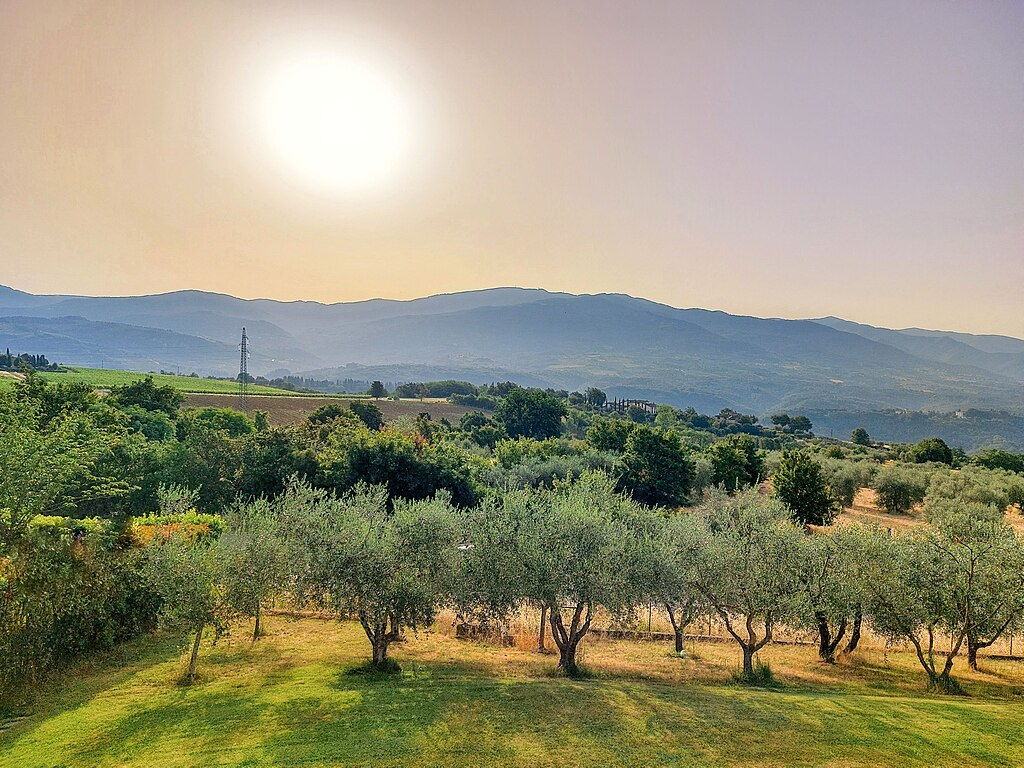
#> input picture Sashank_240725/week2_assignment/image.jpg, 1024 x 768 px, found by its file name
$ jupyter execute Assignment2_Utham_240280.ipynb   (text cells are left out)
#> lines starting #> are read from the running program, lines starting #| are printed output that depends on the picture; after the words box and inside, x2 and y2 are one past the last pixel; in counts of white or black regions, pixels touching at a corner belong together
[cell 1]
# Write your code here.
import cv2
import numpy as np

img = cv2.imread('image.jpg')
#> img is the input picture: shape (768, 1024, 3); mean B, G, R 121.2, 146.6, 149.9
img = cv2.resize(img, (800, 600))
#> img: shape (600, 800, 3)
gray_img = cv2.cvtColor(img, cv2.COLOR_BGR2GRAY)
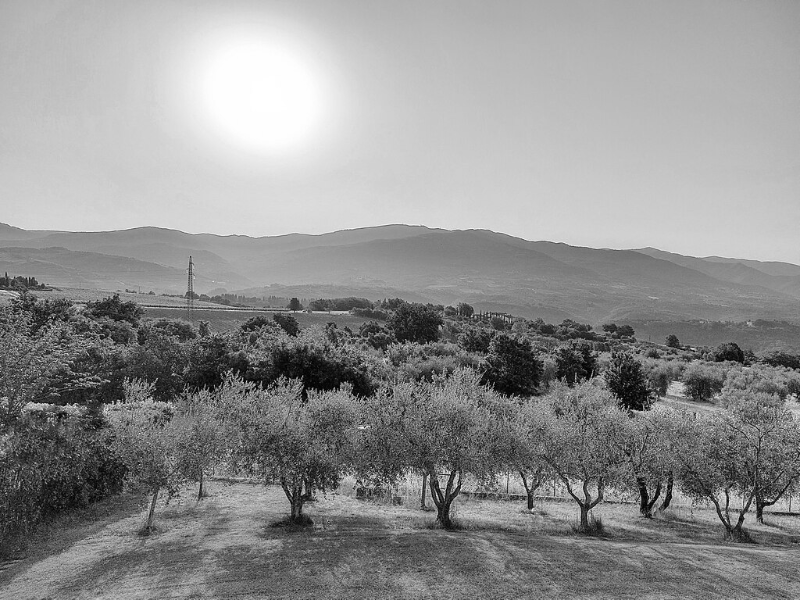
#> gray_img: shape (600, 800); min 1, max 255, mean 144.6
cv2.imwrite('C:/Users/Naveen/Winter Project - VisionCraft/VisionCraft-TheWinter-Challenge/BoddupallyUthamTejaSree_240280/output_gray.jpg', gray_img)
#> Out = True

[cell 2]
# Write your code here.
import cv2
import numpy as np

img = cv2.imread('image.jpg')
img = cv2.resize(img, (800, 600))
gray_img = cv2.cvtColor(img, cv2.COLOR_BGR2GRAY)
cv2.imwrite('C:/Users/Naveen/Winter Project - VisionCraft/VisionCraft-TheWinter-Challenge/BoddupallyUthamTejaSree_240280/output_gray.jpg', gray_img)
#> Out = True

[cell 3]
# Write your code here.
vid = cv2.VideoCapture(0)

frame_count = 0
while True:
    ret, frame = vid.read()
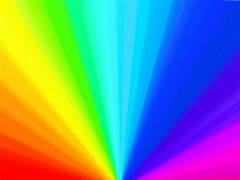
#> input picture BoddupallyUthamTejaSree_240280/Week 2/colourful.jpg, 240 x 180 px, given in place of the camera
#> frame is the input picture: shape (180, 240, 3); mean B, G, R 148.5, 141, 113.2
    frame_count += 1
    cv2.imshow('Video frame', frame)

    if frame_count % 30 == 0:
        filename = f'frames/frame_{frame_count}.jpg'
        cv2.imwrite(filename, frame)
        print(f'Saved {filename}')
    if cv2.waitKey(1) & 0xFF == ord('q'):
#> (key q is pressed here)
        break

vid.release()
cv2.destroyAllWindows()

[cell 4]
 # Write your code here.
center = (img.shape[1] // 2, img.shape[0] // 2)
#> center = (400, 300)
rotation_matrix = cv2.getRotationMatrix2D(center, 45, 1.0)

rotated_img = cv2.warpAffine(img, rotation_matrix, (img.shape[1], img.shape[0]))
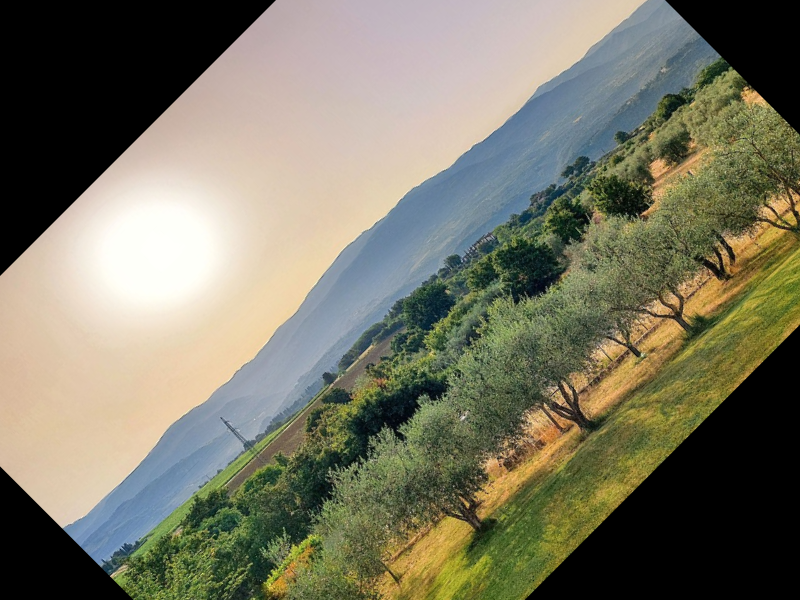
#> rotated_img: shape (600, 800, 3); mean B, G, R 99.8, 118.6, 120.8
cv2.imwrite('rotated_image.jpg', rotated_img)

cropped_img = rotated_img[300:500, 200:400]
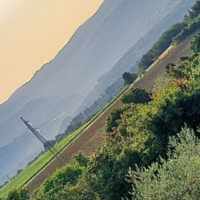
#> cropped_img: shape (200, 200, 3); mean B, G, R 119.8, 133.9, 128
cv2.imwrite('cropped_image.jpg', cropped_img)
#> Out = True

[cell 5]
 # Write your code here.
import time
vid = cv2.VideoCapture(0)

start_time = time.time()

while True:
    ret, frame = vid.read()

    edge = cv2.Canny(frame, 100, 200)
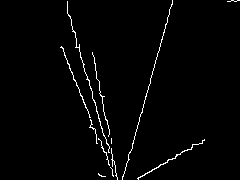
#> edge: shape (180, 240); 1.9% white in thin lines or dots, all inside (x1, y1, x2, y2) = (60, 0, 240, 180)
    combined = cv2.hconcat([frame, cv2.cvtColor(edge, cv2.COLOR_GRAY2BGR)])
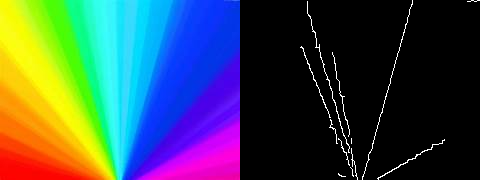
#> combined: shape (180, 480, 3); mean B, G, R 76.7, 72.9, 59

    cv2.imshow('Orginal and Edge_detected', combined)

    if cv2.waitKey(1) & 0xFF == ord('q'):
#> (key q is pressed here)
        break

    if time.time() - start_time >= 10:
        break

vid.release()
cv2.destroyAllWindows()

[cell 6]
 # Write your code here.
img = cv2.imread('image.jpg', cv2.IMREAD_GRAYSCALE)
#> img: shape (768, 1024); min 0, max 255, mean 144.6
img = cv2.resize(img, (800, 600))
#> img: shape (600, 800)
# gaussian_kernel = np.array([
    # [0.003, 0.013, 0.022, 0.013, 0.003],
    # [0.013, 0.059, 0.097, 0.059, 0.013],
    # [0.022, 0.097, 0.159, 0.097, 0.022],
    # [0.013, 0.059, 0.097, 0.059, 0.013],
    # [0.003, 0.013, 0.022, 0.013, 0.003]])
blurred_img = cv2.GaussianBlur(img, (5, 5), 0)
cv2.imwrite('Gaussian_blur.jpg', blurred_img)
#> Out = True

[cell 7]
# Write your code here.

img = cv2.imread('image.jpg')
img = cv2.resize(img, (800, 600))
height, width = img.shape[:2]
#> height = 600; width = 800

center = (width // 2, height // 2)
cv2.circle(img, center, 50, (255, 0, 0), -1)

top_left = (width - 100, height - 50)
#> top_left = (700, 550)
bottom_right = (width, height)
#> bottom_right = (800, 600)
cv2.rectangle(img, top_left, bottom_right, (0, 255, 0), -1)
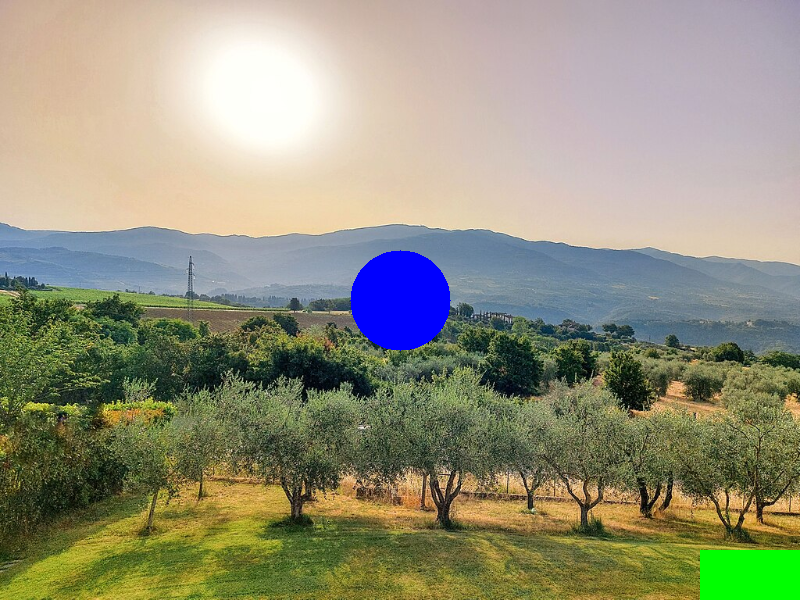
#> img: shape (600, 800, 3); mean B, G, R 122.9, 145.8, 146.8

cv2.imwrite('shapes_drawn.jpg', img)
#> Out = True

[cell 8]
# Write your code here.
img = cv2.imread('image.jpg')
hsv_img = cv2.cvtColor(img, cv2.COLOR_BGR2HSV)
#> hsv_img: shape (768, 1024, 3); mean H, S, V 51.5, 87, 158.5
cv2.imwrite('hsv_image.jpg', hsv_img)
#> Out = True

[cell 9]
# Write your code here
img_path = input('Enter the path of the image: ')
#> the answer given: colourful.jpg
img = cv2.imread(img_path)
(blue, green, red) = cv2.split(img)
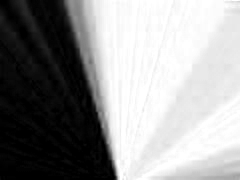
#> blue: shape (180, 240); min 0, max 255, mean 148.5
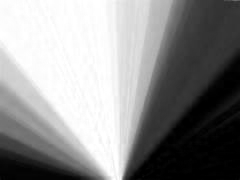
#> green: shape (180, 240); min 0, max 255, mean 141
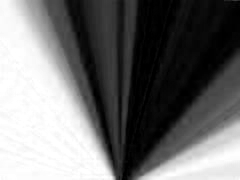
#> red: shape (180, 240); min 0, max 255, mean 113.2

cv2.imwrite('Blue_channel.jpg', blue)
cv2.imwrite('Green_channel.jpg', green)
cv2.imwrite('Red_channel.jpg', red)
#> Out = True
